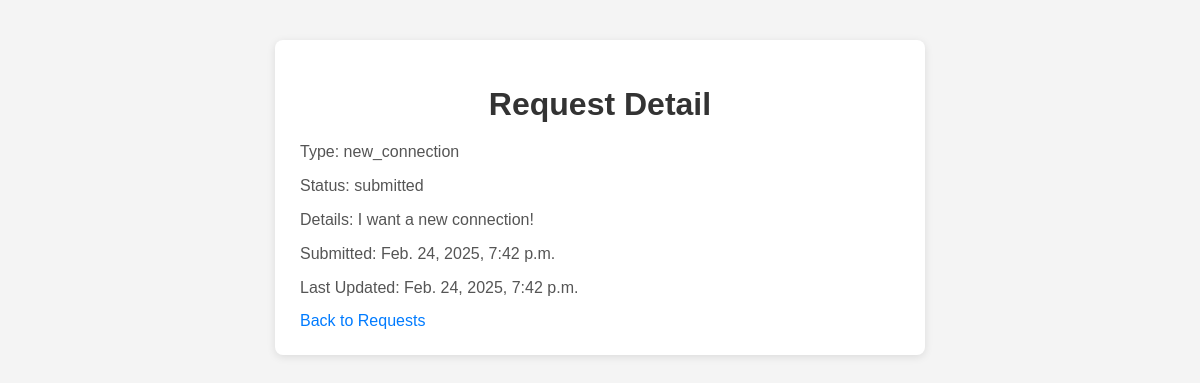
Screenshot of /requests/3/ (signed in) with the database file from the repository.
### service_requests/models.py (models this page shows, shortened)
class ServiceRequest(models.Model):
    REQUEST_TYPES = [
        ('new_connection', 'New Connection'),
        ('repair', 'Repair'),
        ('maintenance', 'Maintenance'),
        ('billing', 'Billing Inquiry'),
    ]
    STATUS_CHOICES = [
        ('submitted', 'Submitted'),
        ('in_progress', 'In Progress'),
        ('resolved', 'Resolved'),
    ]
    user = models.ForeignKey(User, on_delete=models.CASCADE, related_name='service_requests')
    request_type = models.CharField(max_length=50, choices=REQUEST_TYPES)
    details = models.TextField()
    attachment = models.FileField(upload_to='attachments/', null=True, blank=True)
    status = models.CharField(max_length=20, choices=STATUS_CHOICES, default='submitted')
    created_at = models.DateTimeField(auto_now_add=True)
    updated_at = models.DateTimeField(auto_now=True)

### service_requests/views.py (the view)
# urls.py: path('<int:pk>/', ServiceRequestDetailView.as_view(), name='service_request_detail'),
@method_decorator(login_required, name='dispatch')
class ServiceRequestDetailView(DetailView):
    model = ServiceRequest
    template_name = 'service_requests/service_request_detail.html'

### service_requests/templates/service_requests/service_request_detail.html (shortened to what this page needs)
<!DOCTYPE html>
<html>
<head>
</head>
<body>
    <div class="container">
        <h1>Request Detail</h1>
        <p>Type: {{ object.request_type }}</p>
        <p>Status: {{ object.status }}</p>
        <p>Details: {{ object.details }}</p>
        <p>Submitted: {{ object.created_at }}</p>
        <p>Last Updated: {{ object.updated_at }}</p>
        <a href="{% url 'service_request_list' %}">Back to Requests</a>
    </div>
</body>
</html>

### service_requests/templates/service_requests/service_request_detail.html (style rules this page uses)
body { font-family: Arial, sans-serif; background: #f4f4f4; margin: 0; padding: 0; }
.container { max-width: 600px; margin: 40px auto; background: #fff; padding: 25px; border-radius: 8px; box-shadow: 0 2px 8px rgba(0, 0, 0, 0.1); }
h1 { text-align: center; color: #333; margin-bottom: 20px; }
p { font-size: 16px; margin-bottom: 15px; color: #555; }
a { color: #007BFF; text-decoration: none; }

### rows the page displays
ServiceRequest: request_type "new_connection", status "submitted", details "I want a new connection!", created_at "Feb. 24, 2025, 7:42 p.m.", updated_at "Feb. 24, 2025, 7:42 p.m."
